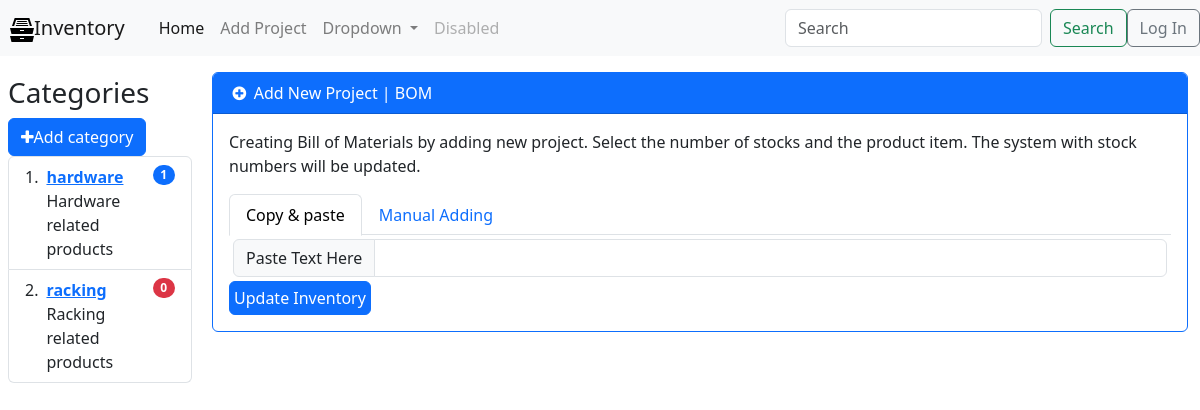
/addproject/, run on the app's committed database.
### tables this page shows
CREATE TABLE categories (
  id INTEGER PRIMARY KEY AUTOINCREMENT,
  name VARCHAR(255),
  description TEXT NOT NULL DEFAULT '',
  comment TEXT DEFAULT NULL,
  datetime_added TIMESTAMP DEFAULT CURRENT_TIMESTAMP,
  last_modified TIMESTAMP DEFAULT CURRENT_TIMESTAMP
);

### main.py (the view)
@app.route('/addproject/')
def addproject():
    return render_template('addproject.html',
                           title="Add Project",
                           products=get_product_ls(),
                           categories=get_categories_ls())

### main.py (called while the page is built)
def get_db_connection():
    conn = sqlite3.connect('database.db')
    conn.row_factory = sqlite3.Row
    return conn

def get_categories_ls():
    conn = get_db_connection()
    cur = conn.cursor()
    cur.execute(
        "SELECT c.id AS id, c.name AS name, c.description AS description, c.comment AS comment, COUNT(p.id) AS products_count FROM categories c LEFT JOIN products p ON c.id = p.id_category GROUP BY c.id, c.name"
    )
    categories = cur.fetchall()
    conn.close()
    return categories

def get_product_ls():
    conn = get_db_connection()
    cur = conn.cursor()
    cur.execute(
        "SELECT p.id AS id, p.name AS name, p.description AS description, p.instock AS instock, p.comment AS comment, p.visible AS visible, c.id AS id_category, c.name AS name_category, c.description AS description_category, c.comment AS comment_category FROM products p LEFT JOIN categories c ON p.id_category = c.id"
    )
    products = cur.fetchall()
    conn.close()
    return products

### templates/addproject.html (shortened to what this page needs)
{% extends 'base.html' %}
{% block content %}
<div class="card border-primary">
    <div class="card-header bg-primary text-white">
        <i class="fa fa-plus-circle fa-fw" aria-hidden="true"></i>
        Add New Project | BOM</b>
</div>
    <div class="card-body">
    <p>Creating Bill of Materials by adding new project. Select the number of stocks and the product item. The system with stock numbers will be updated.</p>
        <ul class="nav nav-tabs" id="myTab" role="tablist">
          <li class="nav-item" role="presentation">
            <button class="nav-link active" id="paste-tab" data-bs-toggle="tab" data-bs-target="#paste-tab-pane" type="button" role="tab" aria-controls="paste-tab-pane" aria-selected="true">Copy & paste</button>
          </li>
          <li class="nav-item" role="presentation">
            <button class="nav-link" id="manual-tab" data-bs-toggle="tab" data-bs-target="#manual-tab-pane" type="button" role="tab" aria-controls="manual-tab-pane" aria-selected="false">Manual Adding</button>
          </li>
        </ul>
        <div class="tab-content" id="myTabContent">
          <div class="tab-pane fade show active" id="paste-tab-pane" role="tabpanel" aria-labelledby="paste-tab" tabindex="0">
              <form method="POST" action="/textprocessbom">
                  <div class="input-group p-1">
                      <span class="input-group-text">Paste Text Here</span>
                      <input type="text"
                          aria-label="pasteText"
                          class="form-control"
                          name="pasteText"
                          required=""
                          value="{{ request.form['pasteText'] }}">
                    </div>
                  <button type="submit" class="btn btn-primary p-1">Update Inventory</button>
              </form>
          </div>
        </div>
    </div>
</div>
{% endblock %}

### templates/base.html (shortened to what this page needs)
<!DOCTYPE html>
<html lang="en">
  <head>
      <link rel="stylesheet" href="{{ url_for('static', filename='font-awesome/css/font-awesome.min.css') }}">
    <link rel="stylesheet" href="{{ url_for('static', filename='css/styles.css') }}">
    <link rel="stylesheet" href="https://cdn.jsdelivr.net/npm/bootstrap@4.5.3/dist/css/bootstrap.min.css">
    <link rel="stylesheet" href="https://cdn.jsdelivr.net/npm/bootstrap@5.3.3/dist/css/bootstrap.min.css">
    <link rel="stylesheet" href="https://cdn.jsdelivr.net/npm/bootstrap-icons@1.11.3/font/bootstrap-icons.css">
    <link rel="stylesheet" href="https://cdn.jsdelivr.net/npm/bootstrap-table@1.22.6/dist/bootstrap-table.min.css">
  </head>
  <body>
      <nav class="navbar navbar-expand-lg navbar-light bg-light">
        <a class="spacing navbar-brand" href="/">Inventory</a>
        <div class="collapse navbar-collapse" id="navbarSupportedContent">
          <ul class="navbar-nav mr-auto">
            <li class="nav-item active">
              <a class="nav-link" href="/">Home <span class="sr-only">(current)</span></a>
            </li>
            <li class="nav-item">
              <a class="nav-link" href="{{ url_for('addproject') }}">Add Project</a>
            </li>
            <li class="nav-item dropdown">
              <a class="nav-link dropdown-toggle" href="#" id="navbarDropdown" role="button" data-toggle="dropdown" aria-haspopup="true" aria-expanded="false">
                Dropdown
              </a>
            </li>
            <li class="nav-item">
              <a class="nav-link disabled" href="#" tabindex="-1" aria-disabled="true">Disabled</a>
            </li>
          </ul>
          <form class="form-inline my-2 my-lg-0">
            <input class="form-control mr-sm-2" type="search" placeholder="Search" aria-label="Search">
            <button class="btn btn-outline-success my-2 my-sm-0" type="submit">Search</button>
          </form>
          <a href="{{ url_for('login') }}">
          <button type="button" class="btn btn-outline-secondary">Log In</button></a>
        </div>
      </nav>
    <div class="container-fluid">
    <div class="row flex-nowrap">
      <div class="col-auto col-md-3 col-xl-2 px-sm-2 px-0">
        <h3 style="padding-top: 20px;">Categories</h3>
        <div id="toolbar">
          <a href="/addcategory/"><button type="button" class="btn btn-primary"><i class="fa fa-plus"></i>Add category</button></a>
        </div>
        <ol class="list-group list-group-numbered">
          {% for category in categories %}
          {% if title==category['name'] %}
          <li class="list-group-item d-flex justify-content-between align-items-start bg-primary text-light">
          {% else %}
            <li class="list-group-item d-flex justify-content-between align-items-start">
              {% endif %}
            <div class="ms-2 me-auto">
              <div class="fw-bold">
                {% if title==category['name'] %}
                <a class="link-light" href="{{ url_for('category', id=category['id']) }}">{{ category['name']}}</a>
                {% else %}
                <a href="{{ url_for('category', id=category['id']) }}">{{ category['name']}}</a>
                {% endif %}
              </div>
              {{category['description']}}
            </div>
              {% if title==category['name'] %}
              <span class="badge text-bg-light rounded-pill">{{category['products_count']}}</span>
              {% else %}
              {% if category['products_count'] == 0 %}
              <span class="badge text-bg-danger rounded-pill">{{category['products_count']}}</span>
              {% else %}
              <span class="badge text-bg-primary rounded-pill">{{category['products_count']}}</span>
              {% endif %}
              {% endif %}
          </li>
          {% endfor %}
        </ol>
      </div>
      <div class="col py-3 content">
          {% block content %} {% endblock %}
      </div>
    </div>
      </div>
  </body>
</html>

### static/css/styles.css (style rules this page uses)
.spacing { padding-left: 10px; padding-right: 10px; }

### data on the page
categories: name "hardware", description "Hardware related products", products_count "1"
categories: name "racking", description "Racking related products", products_count "0"
